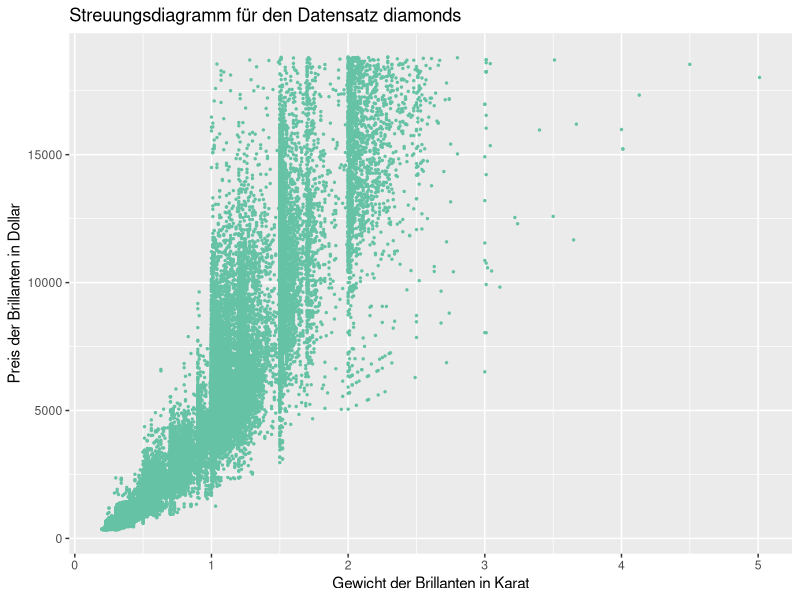
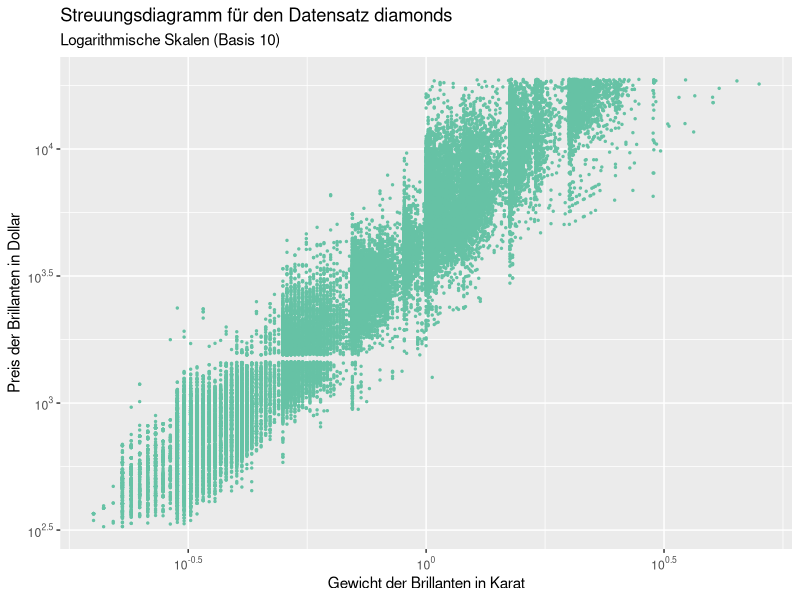
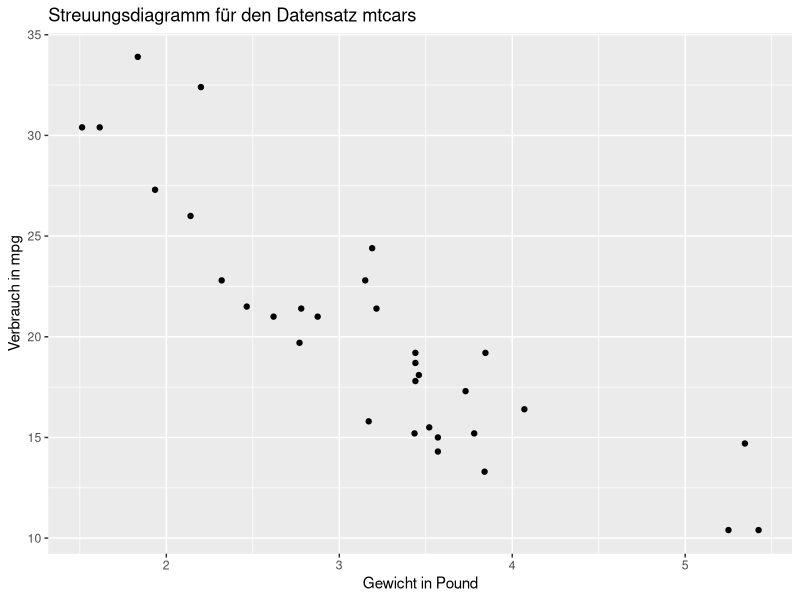
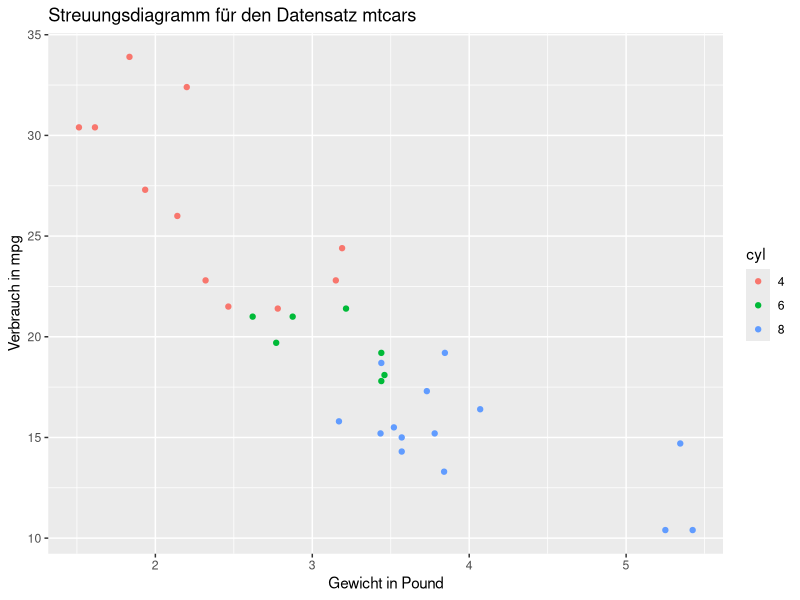
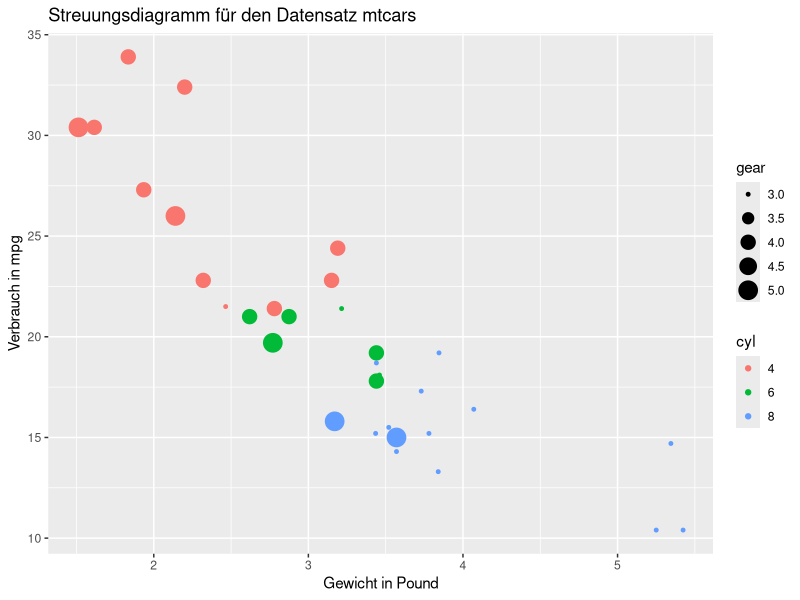
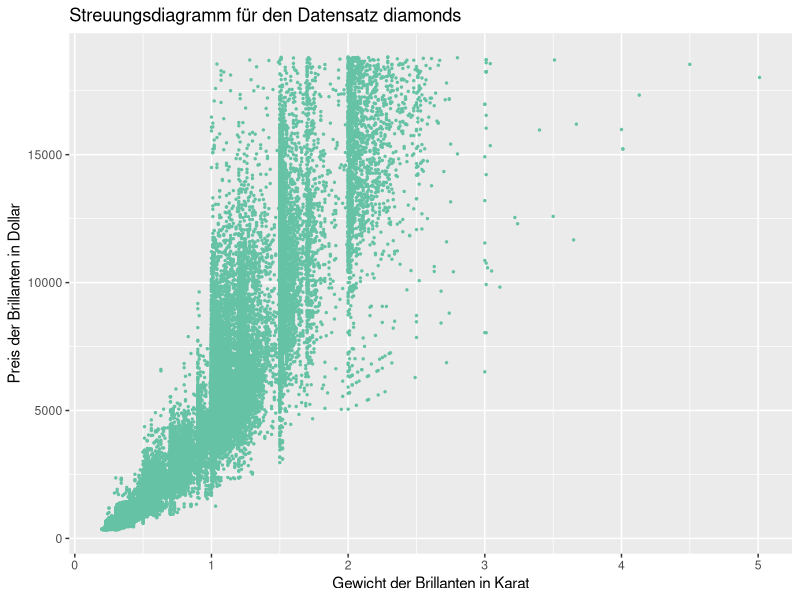
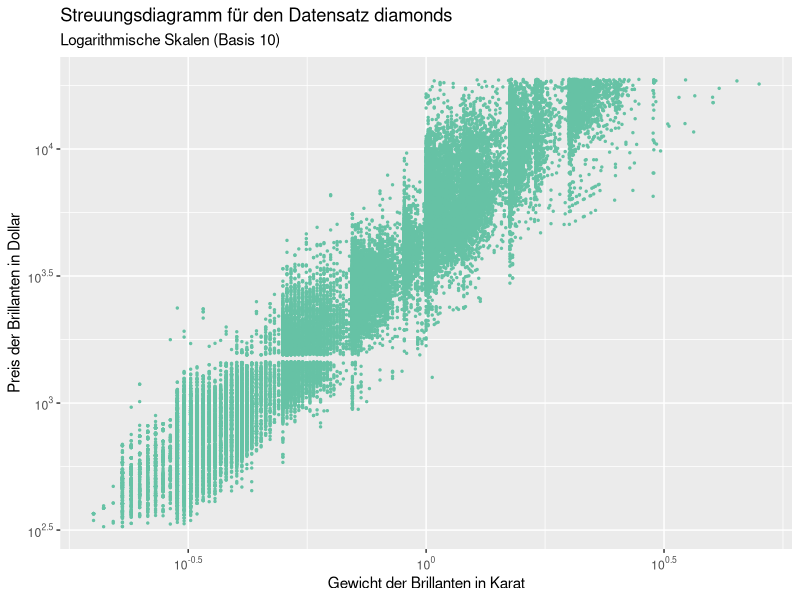

Write the R code that produced these figures, in order.
## ---- chunk 1
knitr::opts_chunk$set(echo = TRUE)
library(knitr)
library(kableExtra)
# Tidyverse
library(tidyverse)
# Nachkommastellen in der Ausgabe
options(digits=3)
# Farbtabelle
library(RColorBrewer)
myPalette <- brewer.pal(6, "Set2")
# Für logarithmische Achsen
library(scales)

diamonds.cut <- 2
smaller <- diamonds %>%
  filter(carat <= diamonds.cut)

mtcars$cyl <- as.factor(mtcars$cyl)
## ---- chunk 2
scatter <- ggplot(diamonds) + 
  geom_point(mapping=aes(carat, price), 
             size = 0.5,
             color=myPalette[1]) 

scatter +
  labs(
    title="Streuungsdiagramm für den Datensatz diamonds", 
    x="Gewicht der Brillanten in Karat", 
    y="Preis der Brillanten in Dollar"
  ) 

ggsave(filename="diamondsScatter.png", plot=last_plot(), device="png",
       path="images/", width=16, height=9, units="cm")
## ---- chunk 3
scatter +
  scale_x_log10(breaks = trans_breaks("log10",                                 function(x) 10^x),
                labels = trans_format("log10",                                       math_format(10^.x))) +
  scale_y_log10(breaks = trans_breaks("log10",                                 function(x) 10^x),
                labels = trans_format("log10",                                 math_format(10^.x))) +
  labs(
    title="Streuungsdiagramm für den Datensatz diamonds", 
    subtitle="Logarithmische Skalen (Basis 10)",
    x="Gewicht der Brillanten in Karat", 
    y="Preis der Brillanten in Dollar"
  )

ggsave(filename="diamondsLog.png", plot=last_plot(), device="png",
       path="images/", width=16, height=9, units="cm")

## ---- chunk 4
sp<-ggplot(mtcars, aes(x=wt, y=mpg)) +
  labs(
    title="Streuungsdiagramm für den Datensatz mtcars", 
    x="Gewicht in Pound", 
    y="Verbrauch in mpg"
  ) 

sp + geom_point()

sp + geom_point(mapping = aes(color = cyl))

sp + geom_point(mapping = aes(color = cyl,
                              size=gear))
